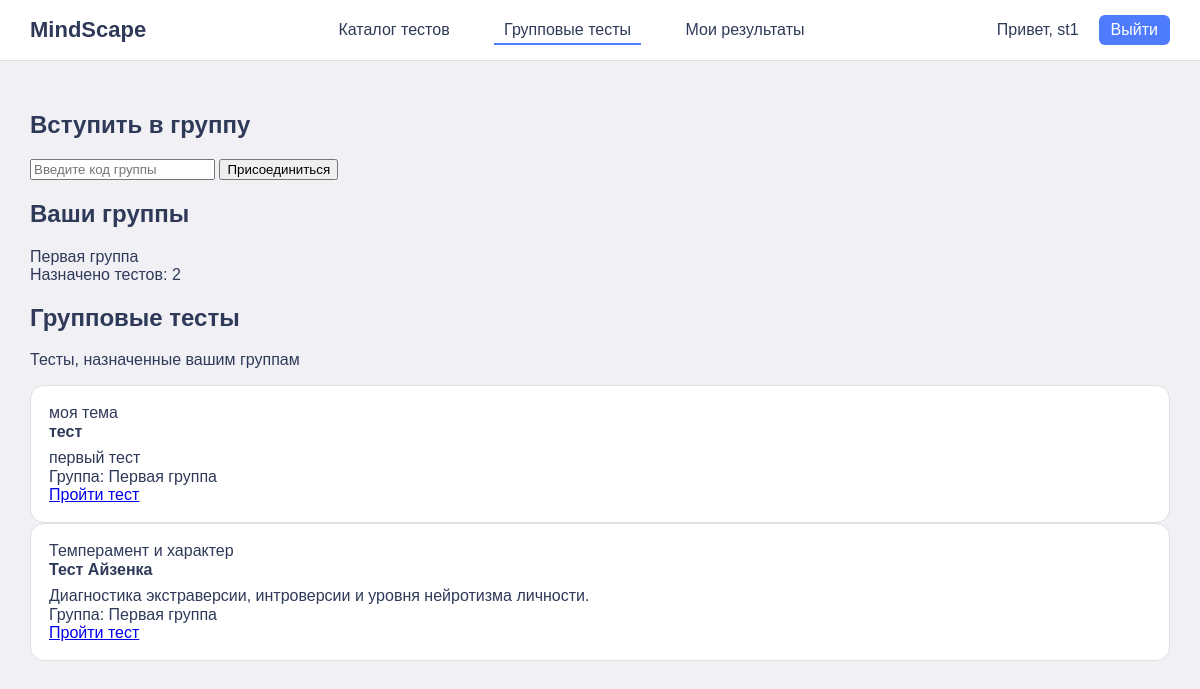
The app's page /group_tests (signed in) with its own data.
### tables this page shows
CREATE TABLE groups (
    id INTEGER PRIMARY KEY AUTOINCREMENT,
    name TEXT NOT NULL,
    teacher_id INTEGER NOT NULL, invite_code TEXT,
    FOREIGN KEY (teacher_id) REFERENCES users(id)
);

CREATE TABLE "tests" (
	"id"	INTEGER,
	"topic"	TEXT NOT NULL,
	"title"	TEXT NOT NULL,
	"is_active"	INTEGER DEFAULT 1,
	"description"	TEXT, visualization_type TEXT, author_id INTEGER, instruction TEXT,
	PRIMARY KEY("id" AUTOINCREMENT)
);

### app.py (the view)
@app.route('/group_tests')
def student_group_tests():
    if 'user_id' not in session:
        return redirect('/login')
    user_id = session['user_id']
    username = session['username']
    conn = sqlite3.connect('database.db')
    conn.row_factory = sqlite3.Row
    cursor = conn.cursor()
    cursor.execute("""
        SELECT
            g.id,
            g.name,
            COUNT(gt.test_id) as tests_count

        FROM groups g

        LEFT JOIN group_students gs
            ON g.id = gs.group_id

        LEFT JOIN group_tests gt
            ON g.id = gt.group_id

        WHERE gs.user_id = ?

        GROUP BY g.id
    """, (user_id,))
    groups = cursor.fetchall()
    cursor.execute("""
        SELECT
            t.id,
            t.title,
            t.topic,
            t.description,
            g.name as group_name

        FROM group_students gs

        JOIN group_tests gt
            ON gs.group_id = gt.group_id

        JOIN tests t
            ON gt.test_id = t.id

        JOIN groups g
            ON g.id = gs.group_id

        WHERE gs.user_id = ?
    """, (user_id,))
    tests = cursor.fetchall()
    conn.close()
    return render_template(
        'group_tests.html',
        username=username,
        groups=groups,
        tests=tests
    )

### templates/group_tests.html (shortened to what this page needs)
<!DOCTYPE html>
<html lang="ru">
<head>
    <link rel="stylesheet" href="{{ url_for('static', filename='style/main.css') }}">
</head>
<body>
<header class="header">
    <div class="logo">MindScape</div>
    <nav class="nav">
        <a href="/">Каталог тестов</a>
        <a href="/group_tests" class="active">Групповые тесты</a>
        <a href="/results">Мои результаты</a>
    </nav>
    <div class="user-panel">
        <span class="username">Привет, {{ username }}</span>
        <a href="/logout" class="logout">Выйти</a>
    </div>
</header>
<main class="container">
    <section class="join-group-section">
        <h2>Вступить в группу</h2>
        <form method="POST" action="/student/join_group" class="join-form">
            <input
                type="text"
                name="code"
                placeholder="Введите код группы"
                required
            >
            <button type="submit" class="btn">
                Присоединиться
            </button>
        </form>
    </section>
    <section class="groups-section">
        <h2>Ваши группы</h2>
        {% if groups %}
            <div class="groups-grid">
                {% for group in groups %}
                    <div class="group-card">
                        <div class="group-title">
                            {{ group.name }}
                        </div>
                        <div class="group-info">
                            Назначено тестов:
                            {{ group.tests_count }}
                        </div>
                    </div>
                {% endfor %}
            </div>
        {% else %}
            <div class="empty-block">
                Вы пока не состоите ни в одной группе
            </div>
        {% endif %}
    </section>
    <section class="group-tests-section">
        <h2>Групповые тесты</h2>
        <p class="section-subtitle">
            Тесты, назначенные вашим группам
        </p>
        {% if tests %}
            <div class="tests-grid">
                {% for test in tests %}
                    <div class="test-card">
                        <div class="test-topic">
                            {{ test.topic }}
                        </div>
                        <div class="test-title">
                            {{ test.title }}
                        </div>
                        <div class="test-description">
                            {{ test.description }}
                        </div>
                        <div class="group-badge">
                            Группа: {{ test.group_name }}
                        </div>
                        <div class="test-actions">
                            <a href="/test/{{ test.id }}" class="btn">
                                Пройти тест
                            </a>
                        </div>
                    </div>
                {% endfor %}
            </div>
        {% else %}
            <div class="empty-block">
                Вам пока не назначили групповые тесты
            </div>
        {% endif %}
    </section>
</main>
</body>
</html>

### static/style/main.css (style rules this page uses)
body { font-family: Arial, sans-serif; margin: 0; background: #F0F0F5; color: #2F3A59; }
.header { background: white; display: flex; justify-content: space-between; align-items: center; padding: 15px 30px; border-bottom: 1px solid #ddd; }
.logo { font-size: 22px; font-weight: bold; }
.nav a { margin: 0 15px; text-decoration: none; color: #2F3A59; padding: 5px 10px; border-bottom: 2px solid transparent; transition: border-color 0.2s; }
.nav a.active { border-bottom: 2px solid #4F7CFE; }
.user-panel { display: flex; align-items: center; gap: 10px; }
.user-panel button, .logout { background: #4F7CFE; color: white; border: none; padding: 6px 12px; border-radius: 6px; cursor: pointer; text-decoration: none; }
.username { margin-right: 10px; }
main { padding: 30px; }
.test-card { background: white; border: 1px solid #e0e0e0; padding: 18px; border-radius: 14px; text-decoration: none; color: #2F3A59; display: flex; flex-direction: column; justify-content: space-between; min-height: 100px; transition: all 0.2s ease; }
.test-title { font-weight: bold; font-size: 16px; margin-bottom: 8px; }

### records on screen
groups: name "Первая группа", tests_count "2"
tests: topic "моя тема", title "тест", description "первый тест", group_name "Первая группа"
tests: topic "Темперамент и характер", title "Тест Айзенка", description "Диагностика экстраверсии, интроверсии и уровня нейротизма личности.", group_name "Первая группа"

### other values on screen
{{ username }} "st1"
